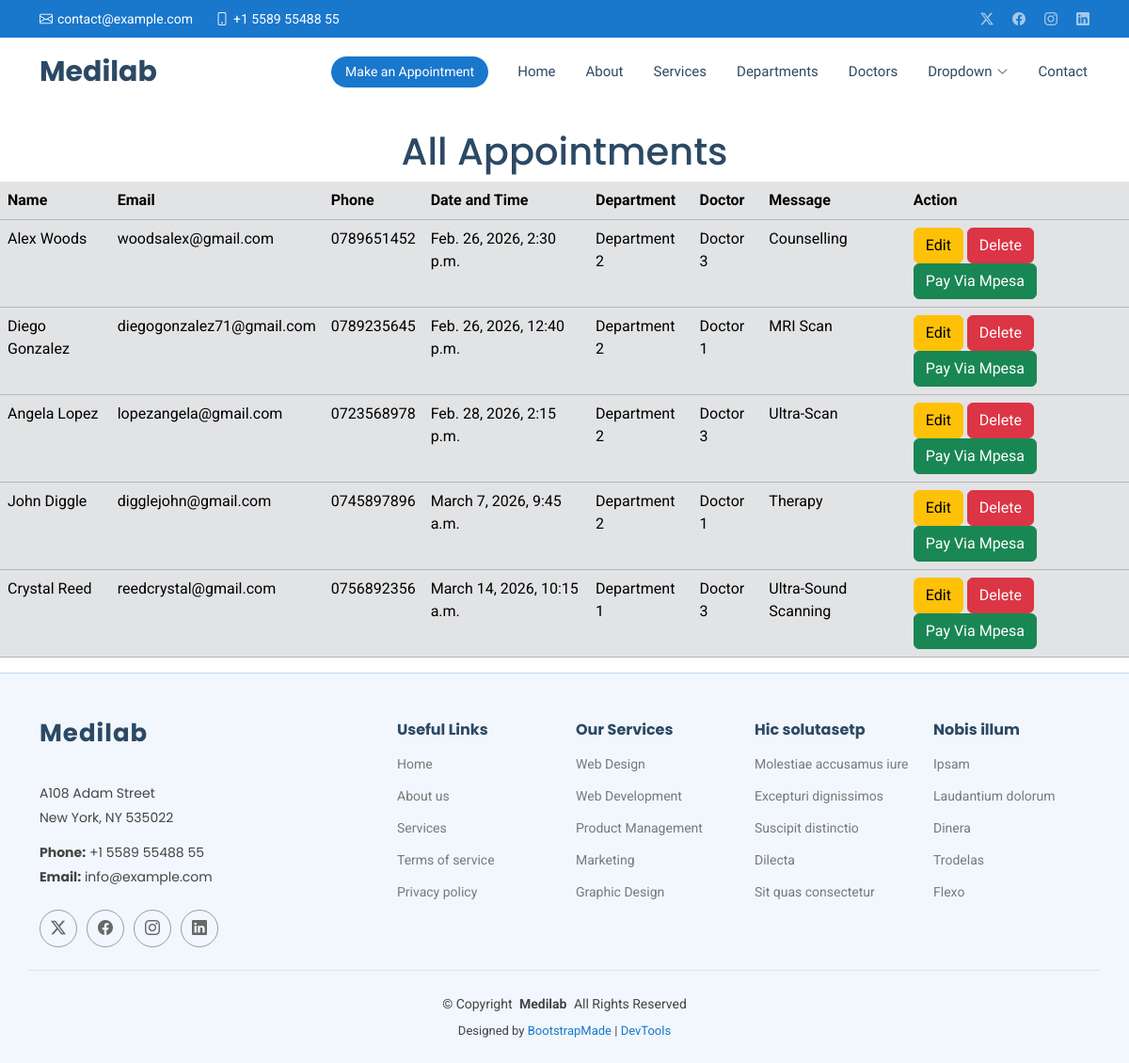
Page /show/ on the committed database.
### CareApp/models.py (models this page shows, shortened)
class MyAppointments(models.Model):
    name = models.CharField(max_length=200)
    email = models.EmailField()
    phone = models.CharField(max_length=50)
    date = models.DateTimeField()
    department = models.CharField(max_length=100)
    doctor = models.CharField(max_length=100)
    message= models.TextField()

### CareApp/views.py (the view)
# urls.py: path('show/', views.show, name='show'),
def show(request):
    allappointments = MyAppointments.objects.all()
    return render(request, 'show.html', {'allappointments': allappointments})

### template/show.html (shortened to what this page needs)
{% extends 'starter-page.html'    %}
{%  load static  % }
   {%  block content  %}
<h1  class="text-center mt-4">All Appointments</h1>
<table class="table table-secondary" >
    <tr >
        <th>Name</th>
        <th>Email</th>
        <th>Phone</th>
        <th>Date and Time</th>
        <th>Department</th>
        <th>Doctor</th>
        <th>Message</th>
        <th>Action</th>
    </tr>
    {% for appointment in allappointments  %}
        <tr>
        <td>{{appointment.name}}</td>
        <td>{{appointment.email}}</td>
        <td>{{appointment.phone}}</td>
        <td>{{appointment.date}}</td>
        <td>{{appointment.department}}</td>
        <td>{{appointment.doctor}}</td>
        <td>{{appointment.message}}</td>
        <td>
            <a href="/edit/{{appointment.id}}" class="btn btn-warning">Edit</a>
            <a href="/delete/{{appointment.id }}" class="btn btn-danger">Delete</a>
             <a href="{% url 'pay' %}" class="btn btn-success">Pay Via Mpesa</a>
        </td>
    </tr>
    {% endfor %}
</table>

### static/assets/css/main.css (style rules this page uses)
:root { --default-font: "Roboto", system-ui, -apple-system, "Segoe UI", Roboto, "Helvetica Neue", Arial, "Noto Sans", "Liberation Sans", sans-serif, "Apple Color Emoji", "Segoe UI Emoji", "Segoe UI Symbol", "Noto Color Emoji"; --heading-font: "Poppins", sans-serif; --nav-font: "Raleway", sans-serif; }
:root { --background-color: #ffffff; --default-color: #444444; --heading-color: #2c4964; --accent-color: #1977cc; --surface-color: #ffffff; --contrast-color: #ffffff; }
:root { --nav-color: #2c4964; --nav-hover-color: #1977cc; --nav-mobile-background-color: #ffffff; --nav-dropdown-background-color: #ffffff; --nav-dropdown-color: #2c4964; --nav-dropdown-hover-color: #1977cc; }
:root { scroll-behavior: smooth; }
body { color: var(--default-color); background-color: var(--background-color); font-family: var(--default-font); }
a { color: var(--accent-color); text-decoration: none; transition: 0.3s; }
h1, h2, h3, h4, h5, h6 { color: var(--heading-color); font-family: var(--heading-font); }

### rows in the picture
MyAppointments: name "Alex Woods", email "woodsalex@gmail.com", phone "0789651452", date "Feb. 26, 2026, 2:30 p.m.", department "Department 2", doctor "Doctor 3", message "Counselling"
MyAppointments: name "Diego Gonzalez", email "diegogonzalez71@gmail.com", phone "0789235645", date "Feb. 26, 2026, 12:40 p.m.", department "Department 2", doctor "Doctor 1", message "MRI Scan"
MyAppointments: name "Angela Lopez", email "lopezangela@gmail.com", phone "0723568978", date "Feb. 28, 2026, 2:15 p.m.", department "Department 2", doctor "Doctor 3", message "Ultra-Scan"
MyAppointments: name "John Diggle", email "digglejohn@gmail.com", phone "0745897896", date "March 7, 2026, 9:45 a.m.", department "Department 2", doctor "Doctor 1", message "Therapy"
MyAppointments: name "Crystal Reed", email "reedcrystal@gmail.com", phone "0756892356", date "March 14, 2026, 10:15 a.m.", department "Department 1", doctor "Doctor 3", message "Ultra-Sound Scanning"
